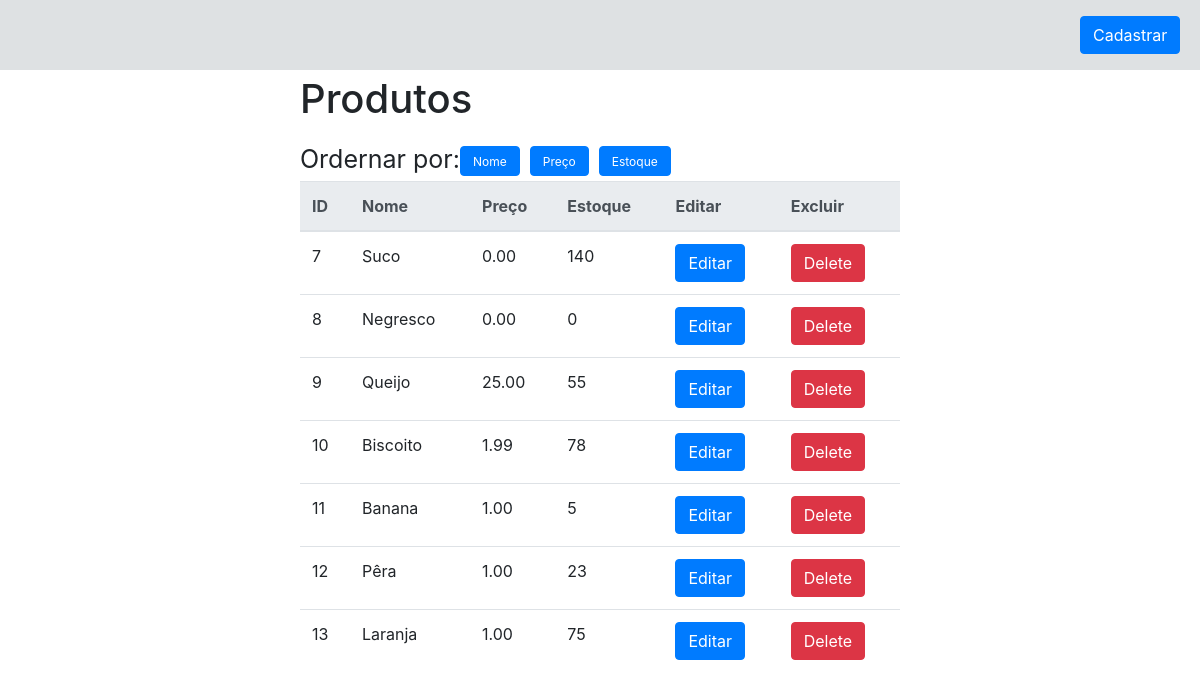
Screenshot of /products (signed in) with the database file from the repository.
### app/models.py (models this page shows, shortened)
class Product(models.Model):
    name = models.CharField("Nome", max_length=15)
    price = models.DecimalField("Preço", decimal_places=2, max_digits=10)
    stock = models.IntegerField("Estoque")

### app/views.py (the view)
# urls.py: url(r'^products', product_view, name='products'),
def product_view(request):
    products = Product.objects.all()
    context = {
        'products': products
    }
    return render(request, 'products.html', context)

### app/templates/products.html (shortened to what this page needs)
{% load static %}
<!DOCTYPE html>
<html lang="en">
<head>
    <link rel="stylesheet" href="https://stackpath.bootstrapcdn.com/bootstrap/4.1.3/css/bootstrap.min.css">
    <link rel="stylesheet" href="{% static 'css/products.css' %}">
    <link rel="stylesheet" href="https://use.fontawesome.com/releases/v5.7.0/css/all.css">
</head>
<body>
  {% if user.is_authenticated %}
  <header class="header">
      <button id="registerbutton" type="button" class="btn btn-primary" data-toggle="modal" data-target="#createProductModal" data-whatever="">Cadastrar</button>
  </header>
  <main>
  <h1>Produtos</h1>
  <div class="order">
      <span id="labelOrder">Ordernar por: </span>
      <a href="{% url 'order_name' %}"><button id="name" class="btn btn-primary" onclick="orderByName()">Nome</button></a>
      <a href="{% url 'order_price' %}"><button id="price" class="btn btn-primary">Preço</button></a>
      <a href="{% url 'order_stock' %}"><button id="stock" class="btn btn-primary">Estoque</button></a>
  </div>
    <table class="table">
        <thead class="thead-light">
            <tr>
                <th scope="col">ID</th>
                <th scope="col">Nome</th>
                <th scope="col">Preço</th>
                <th scope="col">Estoque</th>
                <th scope="col">Editar</th>
                <th scope="col">Excluir</th>
            </tr>
        </thead>
        <tbody>
        {% for product in products %}
            <tr>
                <td>{{ product.id }}</td>
                <td>{{ product.name }}</td>
                <td>{{ product.price }}</td>
                <td>{{ product.stock }}</td>
                <td>
                    <button type="button" class="btn btn-primary" data-toggle="modal" data-target="#editProductModal{{ product.pk }}" data-whatever="{{ product.pk }}">Editar</button>
                </td>
                <td>
                    <a href="{% url 'del' product.pk %}">
                        <button class="btn btn-danger">Delete</button>
                    </a>
                </td>
            </tr>
            {% endfor %}
        </tbody>
    </table>
  </main>
  {% else %}
        <h2 style="padding-left: 15%; margin-top: 20%;">Você não está logado. Faça login para visualizar a página.</h2>
        <a style="margin-left: 45%;" class="btn btn-primary" href="{% url 'login' %}">Login</a>
  {% endif %}
</body>
</html>

### app/static/css/products.css (style rules this page uses)
.header { width: 100%; height: 70px; background: rgba(189, 195, 199, 0.5); display: flex; }
#registerbutton { align-self: center; margin-left: 90%; }
h1 { padding-top: 5px; margin-left: 25%; }
.table { margin-top: 30px; width: 50%; margin-left: 25%; }
.order { width: 100%; height: 20px; display: flex; padding-left: 25%; }
#name { align-self: center; margin-top: 15px; font-size: 12px; height: 30px; }
#labelOrder { margin-top: 10px; font-size: 25px; }
#price { align-self: center; margin-left: 10px; margin-top: 15px; font-size: 12px; height: 30px; }
#stock { align-self: center; margin-left: 10px; margin-top: 15px; font-size: 12px; height: 30px; }
a { margin-bottom: 5px; }

### rows the page displays
Product: id "7", name "Suco", price "0.00", stock "140"
Product: id "8", name "Negresco", price "0.00", stock "0"
Product: id "9", name "Queijo", price "25.00", stock "55"
Product: id "10", name "Biscoito", price "1.99", stock "78"
Product: id "11", name "Banana", price "1.00", stock "5"
Product: id "12", name "Pêra", price "1.00", stock "23"
Product: id "13", name "Laranja", price "1.00", stock "75"
